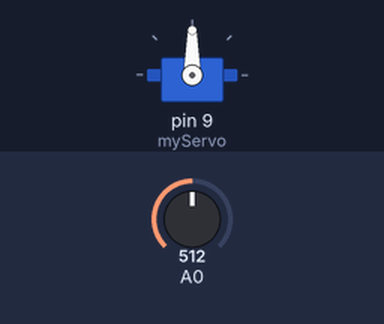
Simulated run of this sketch. Board: Arduino Uno, built with avr-gcc and run on an emulated ATmega328P. Parts: servo. Inputs (shaded band) come from the test bench; at power-on: A0 = 512.

Above: at 1.2 s.
1.3 s: A0 set to 716
At 2.4 s:
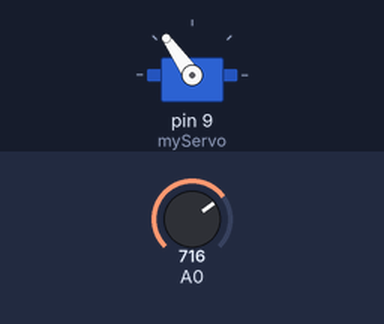
2.9 s: A0 set to 900
At 3.7 s:
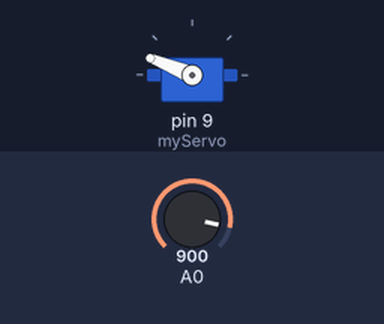
4.5 s: A0 set to 1023
At 5.0 s:
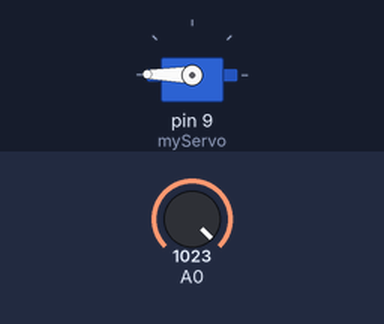
6.1 s: A0 set to 306
At 7.4 s:
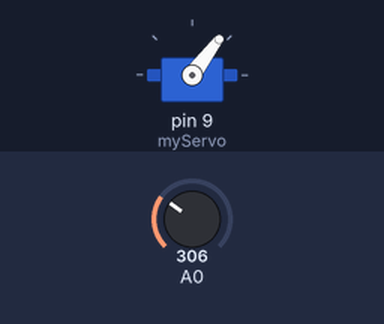
7.7 s: A0 set to 122
At 8.7 s:
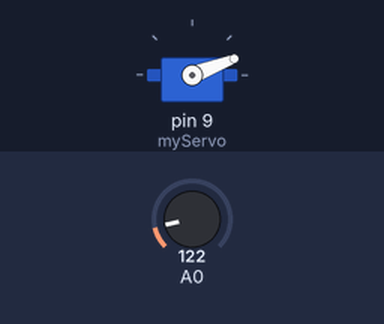
Timing chart, 0 to 10.3 s (numbered marks = the images above; inputs shaded):
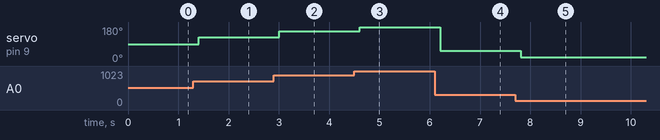

The sketch:

ss3_motor.ino
```cpp
#include <Servo.h>

Servo myServo;

void setup() {
   Serial.begin(9600);
   myServo.attach(9);
}

void loop() {

int val = analogRead(A0);
val = map(val, 0, 1024, 0, 180);
myServo.write(val);
delay(200);

}
```

Measured:
- after the input at 1.3 s, servo on pin 9 (myServo): 90° → 125° after 0.10 s
- after the input at 2.9 s, servo on pin 9 (myServo): 125° → 158° after 0.10 s
- after the input at 4.5 s, servo on pin 9 (myServo): 158° → 179° after 0.11 s
- after the input at 6.1 s, servo on pin 9 (myServo): 179° → 53° after 0.11 s
- after the input at 7.7 s, servo on pin 9 (myServo): 53° → 21° after 0.11 s
